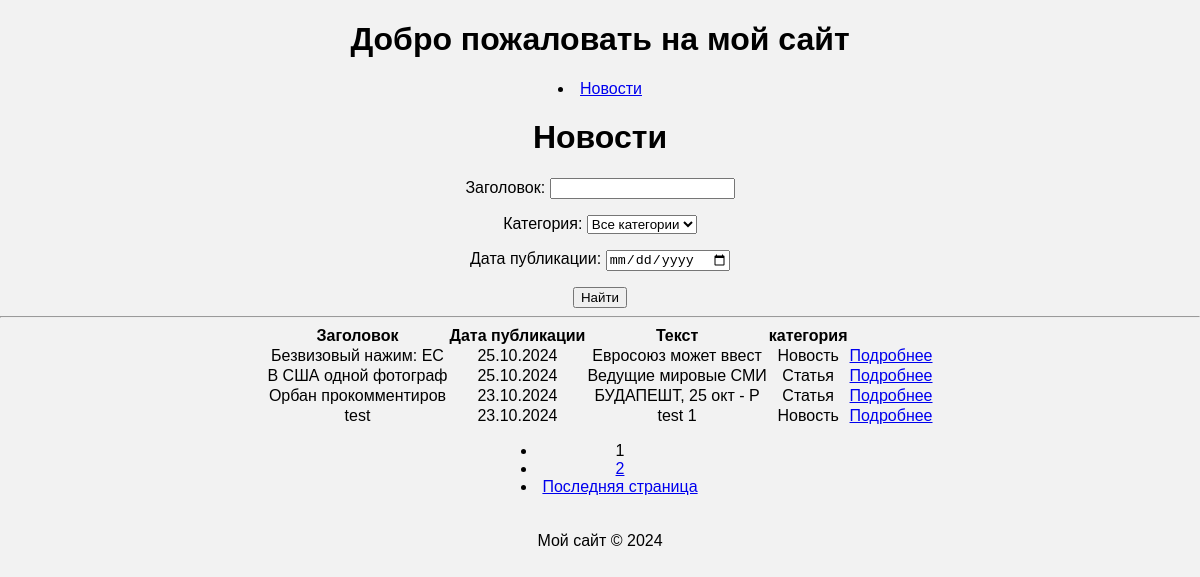
The page /news/ on the database as committed earlier.
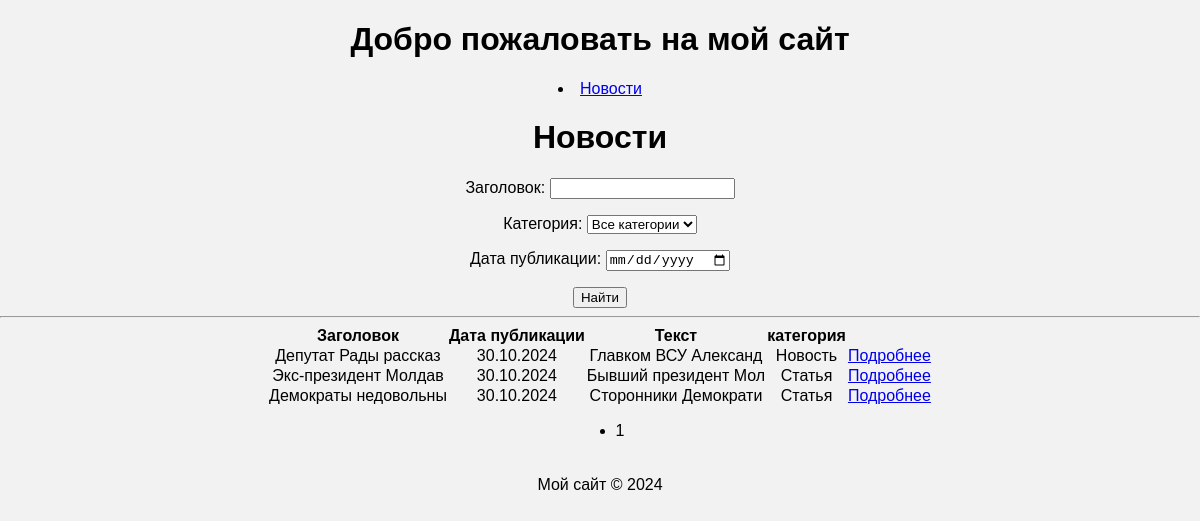
The same page on the database as committed later.
### newsapp/models.py (models this page shows, shortened)
class Post(models.Model):
    ARTICLE = 'AR'
    NEWS = 'NW'
    CATEGORY_CHOICES = (
        (ARTICLE, 'Новость'),
        (NEWS, 'Статья'),
    )
    author = models.ForeignKey(Author, on_delete=models.CASCADE, null=True, blank=True)
    category_type = models.CharField(max_length=2, choices=CATEGORY_CHOICES, default=ARTICLE)
    created_at = models.DateTimeField(auto_now_add=True)
    categories = models.ManyToManyField(Category, through='PostCategory')
    title = models.CharField(max_length=255)
    text = models.TextField()
    rating = models.IntegerField(default=0)

### newsapp/views.py (the view)
# urls.py: path('news/', views.NewsList.as_view(), name='news_list'),
class NewsList(ListView):
    model = Post
    ordering = '-created_at'
    template_name = 'newsapp/news_list.html'
    context_object_name = 'news'
    paginate_by = 4
    def get_queryset(self):
        queryset = super().get_queryset()
        self.filterset = PostFilter(self.request.GET, queryset)
        return self.filterset.qs
    def get_context_data(self, **kwargs):
        context = super().get_context_data(**kwargs)
        context['filterset'] = self.filterset
        return context

### newsapp/templatetags/custom_filters.py (called while the page is built)
@register.filter(name='censor')
def censor(value):
    if not isinstance(value, str):
        raise TypeError("Censor filter expects a string input")
    words = value.split()
    censored_text = []
    for word in words:
        clean_word = word.lower()  # Приводим слово к нижнему регистру для сравнения
        for bad_word in BAD_WORDS:
            if bad_word in clean_word:
                word = word[0] + '*' * (len(word) - 1)  # Замена всех букв на '*', кроме первой
        censored_text.append(word)
    return ' '.join(censored_text)

### newsapp/templatetags/custom_tags.py (called while the page is built)
@register.simple_tag(takes_context=True)
def url_replace(context, **kwargs):
    d = context['request'].GET.copy()
    for k, v in kwargs.items():
        d[k] = v
    return d.urlencode()

### newsapp/templates/newsapp/news_list.html (shortened to what this page needs)
{% extends "default.html" %}
{% load custom_tags %}
{% load custom_filters %}
{% block content %}
  <h1>Новости</h1>
  <div style="text-align: center">
    <form action="" method="get">
      {{ filterset.form.as_p }}
      <input type="submit" value="Найти" />
    </form>
  </div>
  <hr>
  {% if page_obj %}
    <table>
      <tr>
        <th>Заголовок</th>
        <th>Дата публикации</th>
        <th>Текст</th>
        <th>категория</th>
      </tr>
      {% for news in page_obj %}
        <tr>
          <td>{{ news.title|censor|slice:":20" }}</td>
          <td>{{ news.created_at|date:"d.m.Y" }}</td>
          <td>{{ news.text|censor|slice:":20" }}</td>
          <td>{{ news.get_category_type_display }}</td>
          <td>
            <a href="{% url 'news_detail' news.pk %}">Подробнее</a>
          </td>
        </tr>
      {% endfor %}
    </table>
    <div class="pagination" style="text-align: center;">
      <ul class="pagination-list">
        <li class="active">{{ page_obj.number }}</li>
        {% if page_obj.has_next %}
          <li><a href="?{% url_replace page=page_obj.next_page_number %}">{{ page_obj.next_page_number }}</a></li>
        {% endif %}
        {% if page_obj.has_next %}
          <li><a href="?{% url_replace page=page_obj.paginator.num_pages %}">Последняя страница</a></li>
        {% endif %}
      </ul>
    </div>
  {% else %}
    <h2>Новостей нет!</h2>
  {% endif %}
{% endblock %}

Rows that differ between the two databases and show on the page:
removed Post: title|censor "Безвизовый нажим: ЕС", created_at "25.10.2024", text|censor "Евросоюз может ввест", category_type "Новость"
removed Post: title|censor "В США одной фотограф", created_at "25.10.2024", text|censor "Ведущие мировые СМИ", category_type "Статья"
removed Post: title|censor "Орбан прокомментиров", created_at "23.10.2024", text|censor "БУДАПЕШТ, 25 окт - Р", category_type "Статья"
removed Post: title|censor "test", created_at "23.10.2024", text|censor "test 1", category_type "Новость"
now on this page (row edited): Post: title|censor "Депутат Рады рассказ", created_at "30.10.2024", text|censor "Главком ВСУ Александ", category_type "Новость"
now on this page (row edited): Post: title|censor "Экс-президент Молдав", created_at "30.10.2024", text|censor "Бывший президент Мол", category_type "Статья"
now on this page (row edited): Post: title|censor "Демократы недовольны", created_at "30.10.2024", text|censor "Сторонники Демократи", category_type "Статья"
Other text that changed with them:
{{ page_obj.next_page_number }}: "2" → (not shown)
text no longer shown: "Последняя страница"
